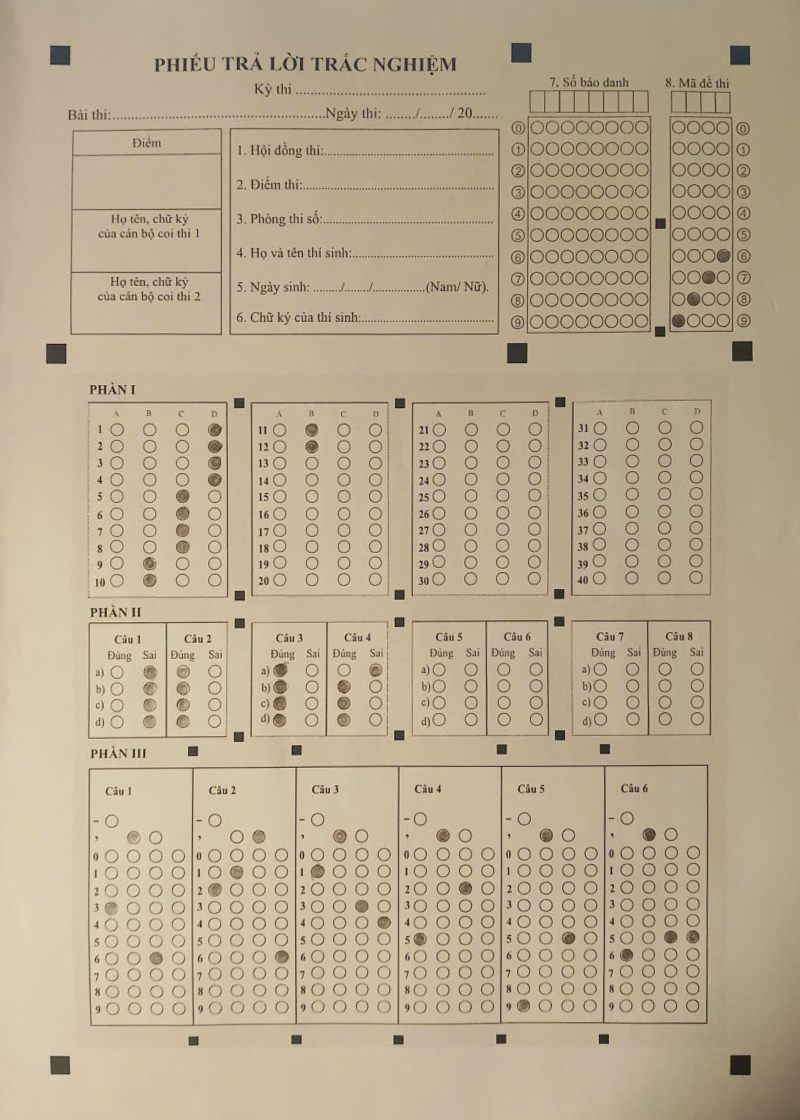
#> input picture app/src/main/python/templates/real_sheet_experimental_reference.png, 1600 x 2240 px (shown at 1/2 size)
$ python -i marker_detection.py   (imports and definitions only)
#> lines starting #> are read from the running program, lines starting #| are printed output that depends on the picture; after the words box and inside, x2 and y2 are one past the last pixel; in counts of white or black regions, pixels touching at a corner belong together
### app/src/main/python/omr/preprocessing.py
import cv2
import numpy as np
from config import DEFAULT, BubbleConfig, MarkerConfig


def grayscale(image: np.ndarray) -> np.ndarray:
    return cv2.cvtColor(image, cv2.COLOR_BGR2GRAY) if image.ndim == 3 else image.copy()


def preprocess_markers(image: np.ndarray, cfg: MarkerConfig = DEFAULT.marker) -> list[np.ndarray]:
    gray = grayscale(image)
    otsu = cv2.threshold(gray, 0, 255, cv2.THRESH_BINARY_INV | cv2.THRESH_OTSU)[1]
    adaptive = cv2.adaptiveThreshold(gray, 255, cv2.ADAPTIVE_THRESH_GAUSSIAN_C,
                                     cv2.THRESH_BINARY_INV, cfg.adaptive_window, cfg.adaptive_c)
    return [otsu, adaptive]


# [15 lines left out: function preprocess_omr_roi, not called in this run]

### app/src/main/python/omr/marker_detection.py
from dataclasses import dataclass, asdict
from itertools import combinations
import logging
import cv2
import numpy as np
from config import DEFAULT, MarkerConfig
from .preprocessing import preprocess_markers, grayscale
from .perspective import order_points
from .errors import MarkerDetectionError

logger = logging.getLogger(__name__)


@dataclass
class Marker:
    center: tuple[float, float]
    area: float
    side: float
    solidity: float
    extent: float
    blackness: float
    border_distance: float
    polygon: list
    local_contrast: float = 0.0
    solid_ink_fraction: float = 0.0

    def to_dict(self):
        return asdict(self)


def detect_markers(image: np.ndarray, cfg: MarkerConfig = DEFAULT.marker) -> list[Marker]:
    gray = grayscale(image)
    height, width = gray.shape
    candidates = []
    for binary in preprocess_markers(image, cfg):
        # A dark table forms an enclosing foreground contour after inversion.
        # RETR_EXTERNAL then hides every marker on the white sheet inside it.
        # Allow nesting inside large page/background contours, but not inside
        # small printed rings. Filled bubbles nested in those rings may also
        # approximate a quadrilateral and must not become square markers.
        contours, hierarchy = cv2.findContours(binary, cv2.RETR_TREE, cv2.CHAIN_APPROX_SIMPLE)
        areas = [cv2.contourArea(contour) for contour in contours]
        for index, contour in enumerate(contours):
            parent, depth, small_container = hierarchy[0, index, 3], 0, False
            while parent != -1:
                depth += 1
                if areas[parent] <= cfg.max_area_fraction * width * height:
                    small_container = True
                    break
                parent = hierarchy[0, parent, 3]
            if small_container or depth % 2:
                continue
            area = areas[index]
            if not cfg.min_area_fraction * width * height <= area <= cfg.max_area_fraction * width * height:
                continue
            (_, _), (rw, rh), _ = cv2.minAreaRect(contour)
            if min(rw, rh) < cfg.min_side or not cfg.aspect_min <= rw / rh <= cfg.aspect_max:
                continue
            polygon = cv2.approxPolyDP(contour, cfg.polygon_epsilon * cv2.arcLength(contour, True), True)
            if len(polygon) != 4 or not cv2.isContourConvex(polygon):
                continue
            # A circle can simplify to four vertices at this epsilon. A true
            # square retains most of its area; a diamond inscribed in a filled
            # answer bubble does not, even when its bounding box is square.
            if abs(cv2.contourArea(polygon)) / area < cfg.min_quadrilateral_area_ratio:
                continue
            solidity = area / max(cv2.contourArea(cv2.convexHull(contour)), 1)
            extent = area / (rw * rh)
            if solidity < cfg.min_solidity or extent < cfg.min_extent:
                continue
            moment = cv2.moments(contour)
            cx, cy = moment['m10'] / moment['m00'], moment['m01'] / moment['m00']
            x, y, w, h = cv2.boundingRect(contour)
            local_mask = np.zeros((h, w), np.uint8)
            cv2.drawContours(local_mask, [contour - [x, y]], -1, 255, -1)
            inside = gray[y:y+h, x:x+w][local_mask > 0]
            ink_mean = float(np.mean(inside))
            blackness = 1 - ink_mean / 255
            # Exposure changes absolute gray levels. A marker must instead be
            # a solid square darker than its immediate surroundings. Keep the
            # absolute route for legacy dark markers, with a bounded local route
            # for gray ones; hollow answer boxes must not become markers.
            pad = max(3, round(max(w, h)*0.5))
            x0, y0 = max(0, x-pad), max(0, y-pad)
            x1, y1 = min(width, x+w+pad), min(height, y+h+pad)
            neighborhood = gray[y0:y1, x0:x1]
            surround = np.ones(neighborhood.shape, bool)
            surround[y-y0:y-y0+h, x-x0:x-x0+w] = False
            background = float(np.percentile(neighborhood[surround], 75)) if surround.any() else ink_mean
            contrast = max(0., (background-ink_mean)/max(background, 1.))
            solid = float(np.mean(inside < background-max(cfg.min_local_darkness_delta, (background-ink_mean)*0.5)))
            locally_dark = (contrast >= cfg.min_local_contrast and
                            background-ink_mean >= cfg.min_local_darkness_delta and
                            solid >= cfg.min_solid_ink_fraction)
            if blackness < cfg.min_blackness and not locally_dark:
                continue
            side = float(np.sqrt(area))
            if any(np.linalg.norm(np.asarray(m.center) - (cx, cy)) < cfg.dedup_distance * side for m in candidates):
                continue
            border = min(cx / width, 1 - cx / width, cy / height, 1 - cy / height)
            candidates.append(Marker((cx, cy), area, side, solidity, extent, blackness,
                                     border, polygon.reshape(-1, 2).tolist(), contrast, solid))
    if len(candidates) > cfg.max_candidates:
        raise MarkerDetectionError("Too many square candidates; adjust marker config")
    logger.info("Markers detected: %d", len(candidates))
    return candidates


# [81 lines left out: functions _extreme_corner_candidates, select_corner_markers, not called in this run]

>>> import cv2
>>> picture = cv2.imread('../templates/real_sheet_experimental_reference.png')
#> picture is the input picture: shape (2240, 1600, 3); mean B, G, R 144.3, 170.3, 186.2
>>> result = detect_markers(picture)
#> in grayscale, `return cv2.cvtColor(image, cv2.COLOR_BGR2GRAY) if image.ndim == 3 else..`:
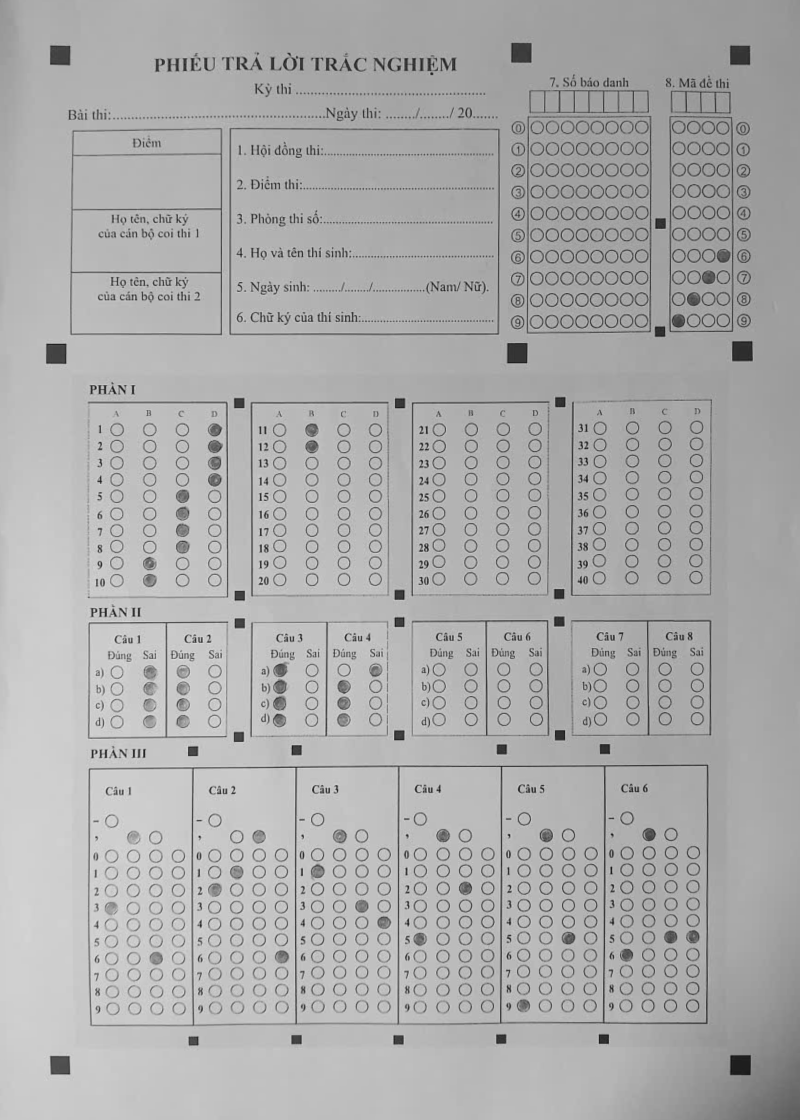
#> returned value: shape (2240, 1600) (shown at 1/2 size); min 4, max 235, mean 172.1
#> in preprocess_markers, `otsu = cv2.threshold(gray, 0, 255, cv2.THRESH_BINARY_INV | cv2.THRESH_..`:
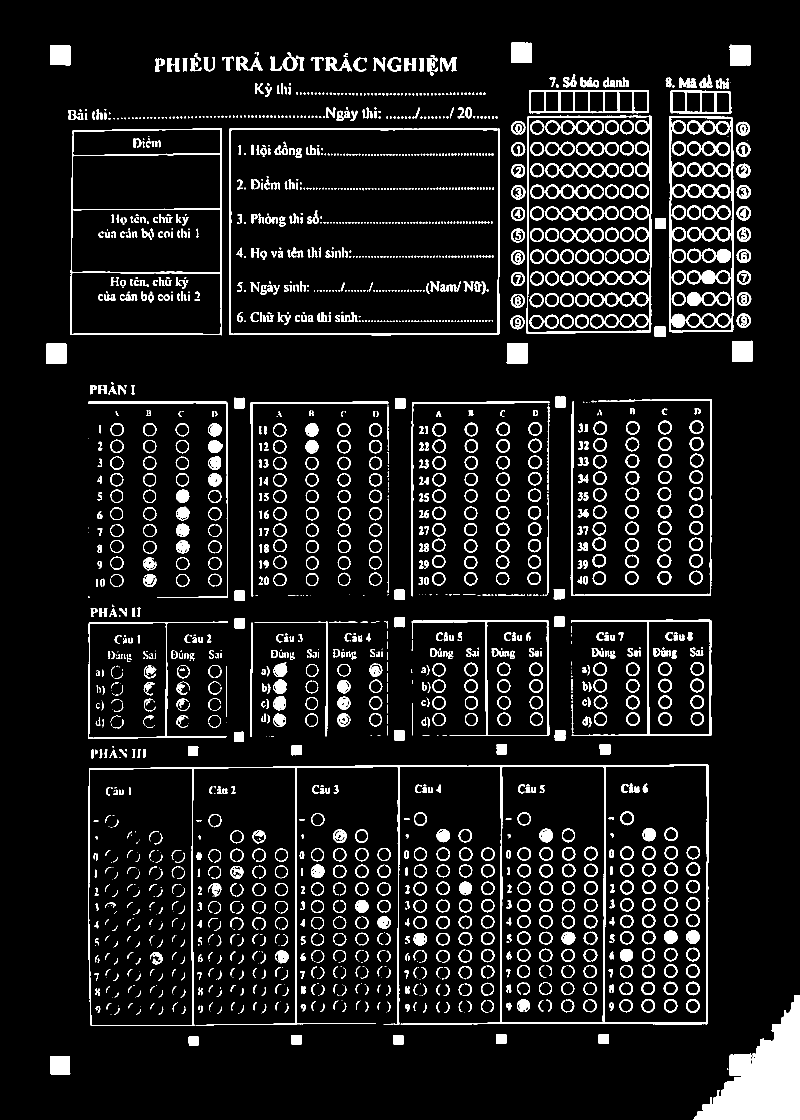
#> otsu: shape (2240, 1600) (shown at 1/2 size); 8.5% white; 2205 white regions (811 under 20 px), largest, box (x1, y1, x2, y2) and area: (1387, 1991, 1600, 2240) 26667, (176, 1529, 1417, 2052) 17212, (141, 256, 444, 671) 6059
#> in preprocess_markers, `adaptive = cv2.adaptiveThreshold(gray, 255, cv2.ADAPTIVE_THRESH_GAUSSI..`:
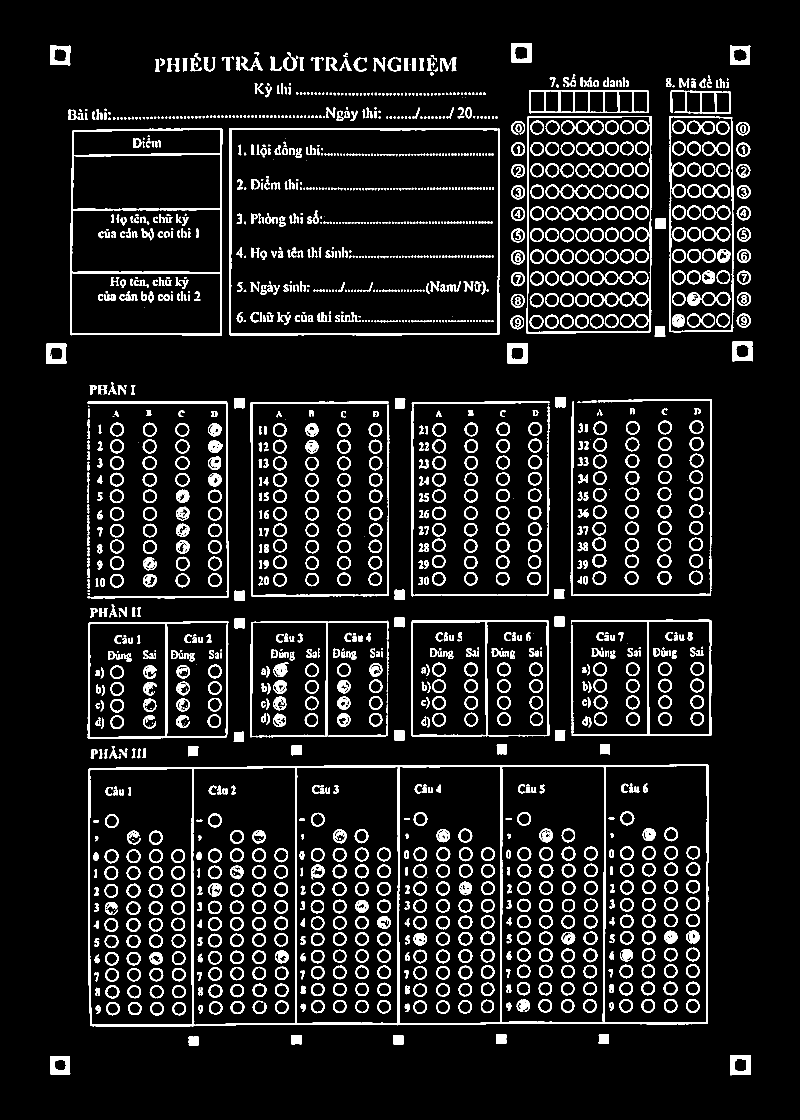
#> adaptive: shape (2240, 1600) (shown at 1/2 size); 9.1% white; 1890 white regions (550 under 20 px), largest, box (x1, y1, x2, y2) and area: (176, 1529, 1417, 2053) 21754, (140, 256, 445, 671) 8278, (458, 256, 1000, 671) 6613
#> the loop in detect_markers, `for binary in preprocess_markers(image, cfg):` made 2 passes
#> after the loop in detect_markers, `for binary in preprocess_markers(image, cfg):`:
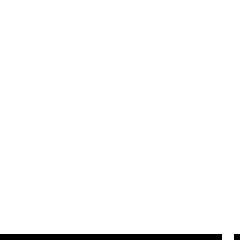
#> local_mask: shape (40, 40) (shown 6 times larger); 97.6% white; black in thin lines or dots, all inside (x1, y1, x2, y2) = (0, 39, 40, 40)
#> after the loop in detect_markers, `for binary in preprocess_markers(image, cfg):`:
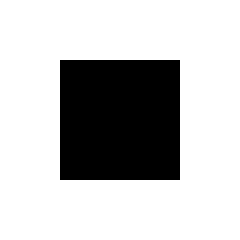
#> surround: shape (80, 80) bool (shown 3 times larger); 75% white; 1 black region, box (x1, y1, x2, y2) and area: (20, 20, 60, 60) 1600
#> after the loop in detect_markers, `for binary in preprocess_markers(image, cfg):`: candidates = 32 items
#> result = 32 items
